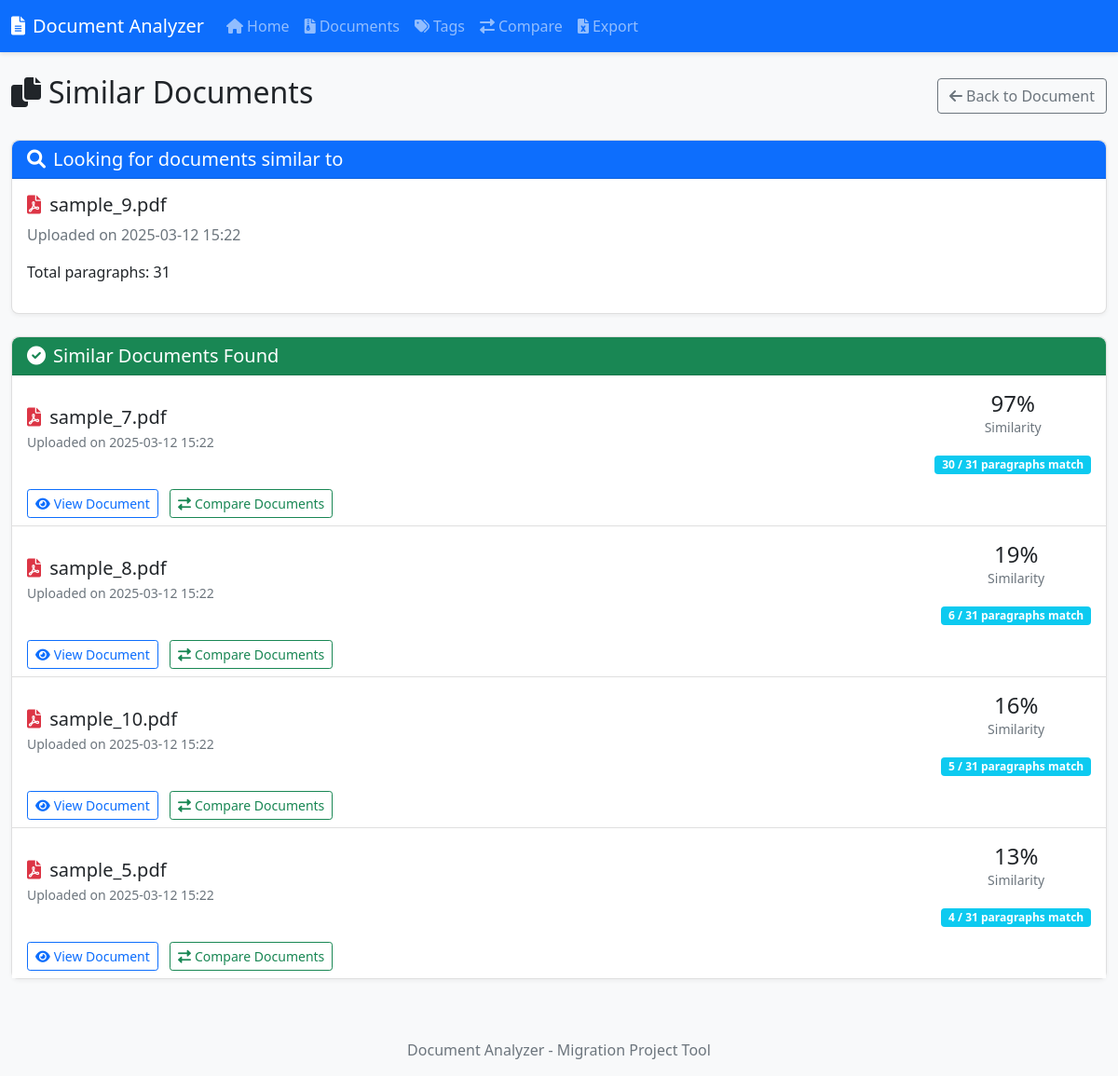
Page /document/3/similar on the committed database.
### models.py (models this page shows, shortened)
class Document(db.Model):
    id = db.Column(db.Integer, primary_key=True)
    filename = db.Column(db.String(255), nullable=False)
    original_filename = db.Column(db.String(255), nullable=False)
    file_type = db.Column(db.String(10), nullable=False)  # 'pdf' or 'docx'
    upload_date = db.Column(db.DateTime, default=datetime.utcnow)
    paragraphs = db.relationship('Paragraph', backref='document', lazy=True, cascade="all, delete-orphan")
    tags = db.relationship('Tag', secondary=document_tags, lazy='subquery',
                          backref=db.backref('documents', lazy=True))

### app.py (the view)
    @app.route('/document/<int:id>/similar')
    def similar_documents(id):
        document = Document.query.get_or_404(id)
        similar_docs = find_similar_documents(id)
        return render_template('similar_documents.html',
                             document=document,
                             similar_docs=similar_docs)

### utils/comparison.py (called while the page is built)
def preprocess_text(text):
    text = text.lower()
    text = re.sub(r'\s+', ' ', text).strip()
    text = re.sub(r'[,.;:!?"\'\(\)\[\]]', '', text)
    return text

def calculate_similarity(text1, text2):
    processed_text1 = preprocess_text(text1)
    processed_text2 = preprocess_text(text2)
    matcher = SequenceMatcher(None, processed_text1, processed_text2)
    similarity = matcher.ratio()
    return similarity

### templates/similar_documents.html (shortened to what this page needs)
{% extends 'base.html' %}
{% block content %}
<div class="d-flex justify-content-between align-items-center mb-4">
    <h2><i class="fas fa-copy me-2"></i>Similar Documents</h2>
    <a href="{{ url_for('document_view', id=document.id) }}" class="btn btn-outline-secondary">
        <i class="fas fa-arrow-left me-1"></i>Back to Document
    </a>
</div>
<div class="card mb-4">
    <div class="card-header bg-primary text-white">
        <h5 class="card-title mb-0">
            <i class="fas fa-search me-2"></i>Looking for documents similar to
        </h5>
    </div>
    <div class="card-body">
        <h5>
            {% if document.file_type == 'pdf' %}
                <i class="fas fa-file-pdf text-danger me-1"></i>
            {% else %}
                <i class="fas fa-file-word text-primary me-1"></i>
            {% endif %}
            {{ document.original_filename }}
        </h5>
        <p class="text-muted">Uploaded on {{ document.upload_date.strftime('%Y-%m-%d %H:%M') }}</p>
        <p>Total paragraphs: {{ document.paragraphs|length }}</p>
    </div>
</div>
{% if similar_docs %}
    <div class="card">
        <div class="card-header bg-success text-white">
            <h5 class="card-title mb-0">
                <i class="fas fa-check-circle me-2"></i>Similar Documents Found
            </h5>
        </div>
        <div class="card-body p-0">
            <div class="list-group list-group-flush">
                {% for item in similar_docs %}
                    <div class="list-group-item">
                        <div class="d-flex justify-content-between align-items-center">
                            <div>
                                <h5 class="mb-1">
                                    {% if item.document.file_type == 'pdf' %}
                                        <i class="fas fa-file-pdf text-danger me-1"></i>
                                    {% else %}
                                        <i class="fas fa-file-word text-primary me-1"></i>
                                    {% endif %}
                                    {{ item.document.original_filename }}
                                </h5>
                                <p class="text-muted small mb-0">
                                    Uploaded on {{ item.document.upload_date.strftime('%Y-%m-%d %H:%M') }}
                                </p>
                            </div>
                            <div class="text-center">
                                <div class="similarity-score">
                                    <h4 class="mb-0">{{ "%.0f"|format(item.similarity * 100) }}%</h4>
                                    <p class="text-muted small mb-0">Similarity</p>
                                </div>
                                <div class="mt-2">
                                    <span class="badge bg-info">
                                        {{ item.matched_paragraphs }} / {{ item.total_paragraphs }} paragraphs match
                                    </span>
                                </div>
                            </div>
                        </div>
                        <div class="mt-3">
                            <a href="{{ url_for('document_view', id=item.document.id) }}" class="btn btn-sm btn-outline-primary me-2">
                                <i class="fas fa-eye me-1"></i>View Document
                            </a>
                            <a href="{{ url_for('compare_results') }}?doc1_id={{ document.id }}&doc2_id={{ item.document.id }}" class="btn btn-sm btn-outline-success">
                                <i class="fas fa-exchange-alt me-1"></i>Compare Documents
                            </a>
                        </div>
                    </div>
                {% endfor %}
            </div>
        </div>
    </div>
{% else %}
    <div class="alert alert-info">
        <i class="fas fa-info-circle me-2"></i>
        No similar documents found.
    </div>
{% endif %}
{% endblock %}

### static/css/main.css (style rules this page uses)
body { font-family: 'Segoe UI', Tahoma, Geneva, Verdana, sans-serif; background-color: #f8f9fa; }
.card { border-radius: 0.5rem; box-shadow: 0 2px 4px rgba(0,0,0,0.05); margin-bottom: 1.5rem; }
.card-header { border-top-left-radius: 0.5rem !important; border-top-right-radius: 0.5rem !important; }
.similarity-score { padding: 0.5rem; border-radius: 0.25rem; text-align: center; }

### rows in the picture
Document: original_filename "sample_9.pdf", upload_date "2025-03-12 15:22"
Document: file_type "pdf" (drawn), document.original_filename "sample_7.pdf", document.upload_date "2025-03-12 15:22"
Document: file_type "pdf" (drawn), document.original_filename "sample_8.pdf", document.upload_date "2025-03-12 15:22"
Document: file_type "pdf" (drawn), document.original_filename "sample_10.pdf", document.upload_date "2025-03-12 15:22"
Document: file_type "pdf" (drawn), document.original_filename "sample_5.pdf", document.upload_date "2025-03-12 15:22"

### other values in the picture
{{ document.paragraphs|length }} "31"
{{ "%.0f"|format(item.similarity * 100) }} "97" "19" "16" "13"
{{ item.matched_paragraphs }} "30" "6" "5" "4"
{{ item.total_paragraphs }} "31" "31" "31" "31"
